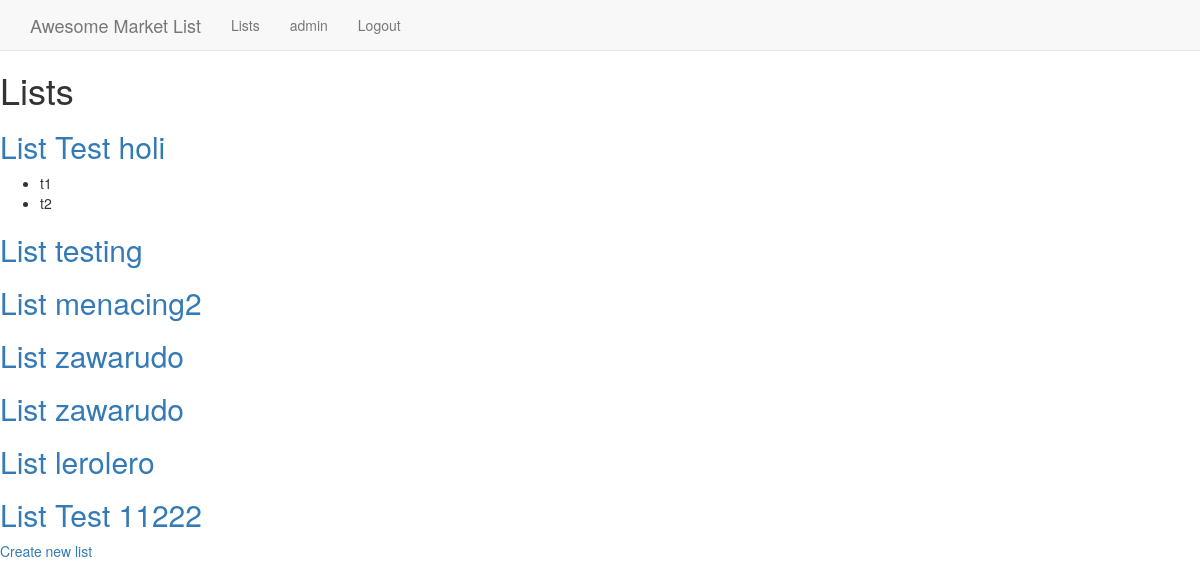
The page /lists/ (signed in) on the database as committed earlier.
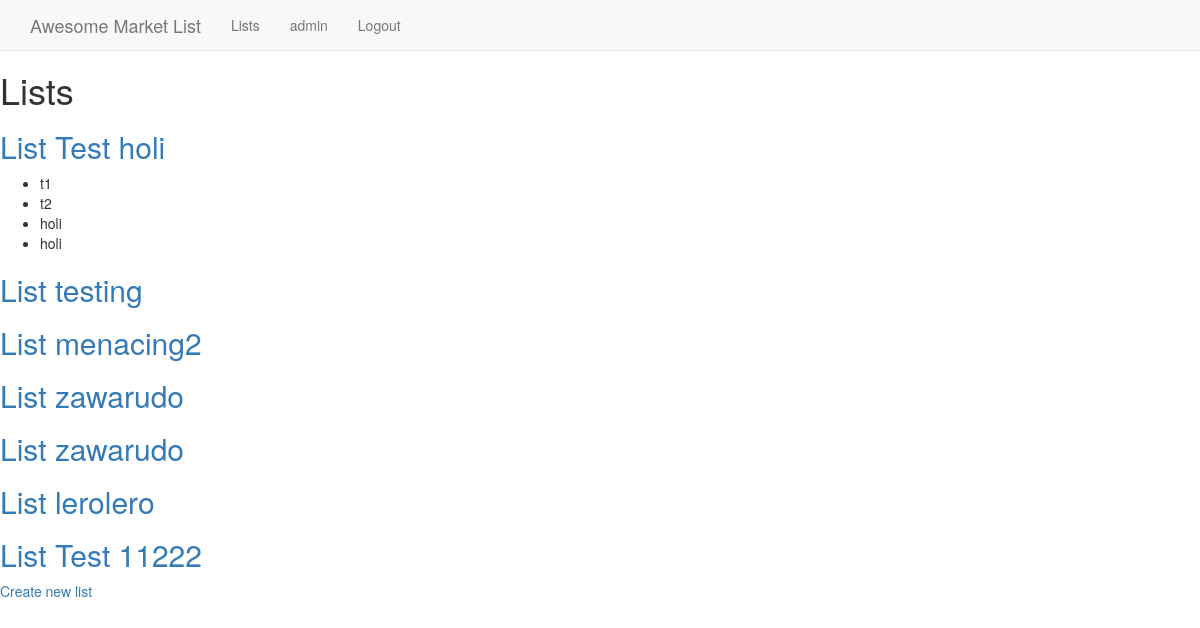
The same page on the database as committed later.
### lists/models.py (models this page shows, shortened)
class List(models.Model):
    name = models.CharField(max_length=20)
    budget = models.IntegerField(default=0)
    tag = models.ForeignKey(Tag, on_delete=models.CASCADE)
    user = models.ForeignKey(User)

class Item(models.Model):
    name = models.CharField(max_length=20)
    quantity = models.IntegerField(default=0)
    price = models.IntegerField(default=0)
    parent_list = models.ForeignKey(List, on_delete=models.CASCADE)

### lists/views.py (the view)
class IndexView(LoginRequiredMixin, generic.ListView):
    template_name = 'lists/index.html'
    model = List
    login_url = '/login/'
    redirect_field_name = 'redirect_to'

### lists/templates/lists/index.html
{% extends 'base.html' %}
{% block content %}
<h1>Lists</h1>
{% for list in object_list%}
    <a href="{% url 'lists:detail' list.id %}">
        <h2>List {{list.name}}</h2>
    </a>
    <ul>
    {% for item in list.item_set.all%}
        <li>{{item.name}}</li>
    {% endfor %}
    </ul>
{% endfor %}
<a href="{% url 'lists:new_list' %}">Create new list</a>
{% endblock %}

Rows that differ between the two databases and show on the page:
added Item: name "holi", shown under List "Test holi"
added Item: name "holi", shown under List "Test holi"
